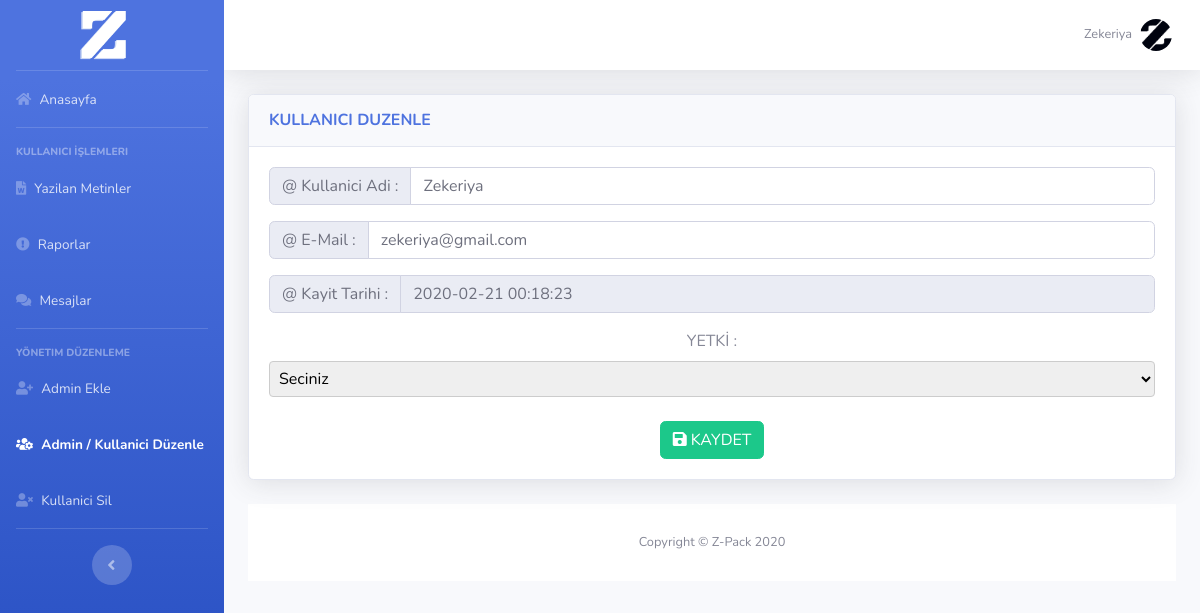
Page /webxpanel/panel/manage_user2.php?ID=26 (signed in) on the committed database.
### tables this page shows
CREATE TABLE `kullanici` (
  `ID` int(11) NOT NULL,
  `username` varchar(225) NOT NULL,
  `password` varchar(225) NOT NULL,
  `email` varchar(225) NOT NULL,
  `reg_date` datetime NOT NULL DEFAULT current_timestamp(),
  `adm` int(11) NOT NULL DEFAULT 0,
  `banned_time` datetime DEFAULT NULL
);

### webxpanel/panel/manage_user2.php (the view, shortened to what this page needs)
 <?php
require_once "../ajax/header.php";
if($_SESSION["adm"] == 2)
{
 $ID = $_GET['ID'];
$profil= $conn->query("SELECT * FROM kullanici WHERE ID='$ID'");
$yaz = mysqli_fetch_array($profil);
              $username = $yaz['username'];
              $email = $yaz['email'];
              $reg_date = $yaz['reg_date'];
              $adm = $yaz['adm'];
}
?>
<form method='post'>
<div class="card shadow mb-4">
            <div class="card-header py-3">
              <h6 class="m-0 font-weight-bold text-primary">KULLANICI DUZENLE</h6>
            </div>
            <div class="card-body">
              <?php include "../ajax/manage_user.php";
            require "../ajax/error/usertxt_js.php"; ?>
<div class='input-group mb-3'>
<div class='input-group-prepend'>
<span class='input-group-text' id='basic-addon1'> @ Kullanici Adi : </span>
</div>
<input type='text' name='username' class='form-control' value='<?php echo $username; ?>'>
</div>
<div class='input-group mb-3'>
<div class='input-group-prepend'>
<span class='input-group-text' id='basic-addon1'> @ E-Mail : </span>
</div>
<input type='text' name='email' class='form-control' value='<?php echo $email; ?>'>
</div>
<div class='input-group mb-3'>
<div class='input-group-prepend'>
<span class='input-group-text' id='basic-addon1'> @ Kayit Tarihi : </span>
</div>
<input type='text' name='email' class='form-control' value='<?php echo $reg_date; ?>' disabled>
</div>
<center> <label for="reason">YETKİ : </label>
          <center>
            <select name="adm">
              <option value="<?php echo $adm; ?>">Seciniz</option>
            </select>
            <br><br>
          </center>
   <td><button class='btn btn-success' name='update' type='submit'><i class='fas fa-save'></i> KAYDET</button></td>
 </div></div></form>
<?php
include "../ajax/footer.php";
?>

### webxpanel/panel/manage_user2.php (style rules this page uses)
select { width: 100%; padding: 5px; border: 1px solid #ccc; border-radius: 4px; resize: vertical; }

### rows in the picture
kullanici: username "Zekeriya", email "zekeriya@gmail.com", email "2020-02-21 00:18:23"

### other values in the picture
$_SESSION["username"] "Zekeriya"
